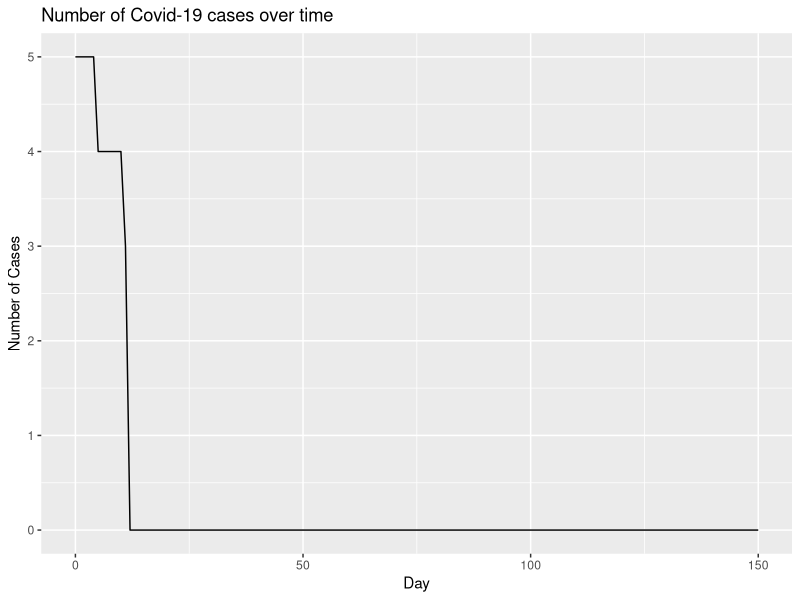

R code for this plot: (Note: a time limit stopped this script after it produced the figure.)
## ---- chunk 1
library(tidyverse)
library(ggplot2)
library(boot)
#create starting positions and state function
starting_vals <- function(num_subjects, I_0, x_dim, y_dim, prop_vac){
  
  #Infect I_0 many starting subjects
  subjects <- rep('S', num_subjects)
  infect <- sample(x = 1:num_subjects, size=I_0, replace=FALSE)
  subjects[infect] <- 'I'
  
  #Determining if a person is vaccinated
  vac_ppl <- sample(x = 1:num_subjects, size = round(prop_vac * num_subjects), replace = F)
  vac_vec <- rep(F , num_subjects)
  vac_vec[vac_ppl] <- T
  
  #Storage for x, y starting positions for the subjects
  start_x <- runif(n=num_subjects, min=0, max=x_dim)
  start_y <- runif(n=num_subjects, min=0, max=y_dim)
  
  inc_time <- rep(-1, num_subjects)
  rec_days <- rep(-1, num_subjects)
  
  #Put into a data frame
  df <- as.data.frame(cbind(as.numeric(start_x), as.numeric(start_y), subjects, rec_days, inc_time, vac_vec))
  colnames(df)[1] <- 'x'
  colnames(df)[2] <- 'y'
  colnames(df)[3] <- 'subjects'
  colnames(df)[4] <- 'incubation'
  colnames(df)[5] <- 'recovery'
  colnames(df)[6] <- 'vaccine'
  
  #Assign a recovery time to the infected subjects
  df[df[,3] == 'I', 5] <- round(rgamma(n=I_0, 6, 2/3))
  
  #Assign an incubation time to the infected subjects (Source)
  df[df[,3] == 'I', 4] <- rpois(I_0, 5.15)
  
  return(df)
}

#Random step length function
get_step_length <- function(df, x_dim, y_dim){
  step_lengths <- rnorm(n=nrow(df), mean=min(x_dim, y_dim)/4, sd=min(x_dim, y_dim)/12)
  return(step_lengths)
}

#Random step direction function
get_step_direction <- function(length_vec){
  direction <- runif(n=length(length_vec), min=0, max=2*pi)
}

#Get delta_x, delta_y
get_delts <- function(length_vec, direc_vec){
  delta_x <- length_vec * cos(direc_vec)
  delta_y <- length_vec * sin(direc_vec)
  return(cbind(delta_x, delta_y))
}

#Function for getting updated coordinates
update_coords <- function(og_df, delta_df){
  new_mx <- matrix(data=NA, nrow=nrow(og_df), ncol=5)
  new_df <- data.frame(new_mx)
  new_df[,1] <- as.numeric(og_df[,'x']) + delta_df[,'delta_x']
  new_df[,2] <- as.numeric(og_df[,'y']) + delta_df[,'delta_y']
  new_df[,3] <- og_df[,3]
  new_df[,4] <- og_df[,4]
  new_df[,5] <- og_df[,5]
  new_df[,6] <- og_df[,6]
  colnames(new_df) <- c('x', 'y', 'subjects', 'incubation', 'recovery', 'vaccine')
  new_df
}

coord_checker <- function(og_df, new_df, x_dim, y_dim){
  baddies <- NULL
  for(i in 1:nrow(new_df)){
    if(as.numeric(new_df[i, 'x']) > x_dim | as.numeric(new_df[i, 'x']) < 0 | as.numeric(new_df[i, 'y']) > y_dim | as.numeric(new_df[i, 'y']) < 0){
      baddies <- append(baddies, i)
    }
  }
  
  if(is.null(baddies)){
    return(new_df)
  }else{
  new_step <- get_step_length(new_df[i,], x_dim, y_dim)
  new_direction <- get_step_direction(new_step)
  new_change <- get_delts(new_step, new_direction)
  new_df <- update_coords(og_df[baddies,], new_change)
  full_df <- rbind(new_df, og_df[-baddies,])
  return(coord_checker(og_df, full_df, x_dim, y_dim))
  }
}

#Function for deciding if infections occurred
infection_status <- function(state, mean_crit_dist){
  
  current_infected <- state[state[,3]=='I' & state[,4] <= 0,]
  current_suceptable <- state[state[,3]=='S',]
  current_removed <- state[state[,3]=='R',]
  current_non_contagious <- state[state[,3]=='I' & state[,4] > 0,]
  
  #store new infection status
  newly_infected <- NULL
  
  #Check to see which susceptible subjects get infected
  #For loop
  if(nrow(current_suceptable) != 0 & nrow(current_infected) != 0){
  for(i in 1:nrow(current_infected)){
    for(j in 1:nrow(current_suceptable)){
      x_i <- as.numeric(current_infected[i, 'x'])
      y_i <- as.numeric(current_infected[i, 'y'])
      x_s <- as.numeric(current_suceptable[j, 'x'])
      y_s <- as.numeric(current_suceptable[j, 'y'])
      
      crucial_distance <- rexp(1, 1/mean_crit_dist)
      vaccine_status <- current_suceptable[j, 'vaccine']
      if(vaccine_status == T) {
        vac_eff <- as.logical(rbinom(1,1,.8))
      }
      else {
        vac_eff <- F
      }
      
      d <- sqrt((x_i - x_s)^2 + (y_i - y_s)^2)
      if(d <= crucial_distance & (vac_eff == F)){
        newly_infected <- c(newly_infected, j)
      }
    }
  }
  
  current_suceptable[newly_infected, 3] <- 'I'
  #Give incubation time
  current_suceptable[newly_infected, 4] <- rpois(n=length(newly_infected), lambda = 5)
  #Give recovery time
  current_suceptable[newly_infected, 5] <- round(rgamma(n=length(newly_infected), 6, 2/3))
  
  new_state <- rbind(current_infected, current_suceptable, current_removed, current_non_contagious)
  return(new_state)
  }else{return(state)}
}

#simulation function
simulator <- function(days, num_subjects, x_dim, y_dim, I_0, inf_dist, prop_vac){
  initial_data <- starting_vals(num_subjects = num_subjects, x_dim=x_dim, y_dim=y_dim, I_0=I_0, prop_vac = prop_vac)
  end_day <- list()
  num_cases <- rep(NA, days)
  num_cases <- c(I_0, num_cases)
  num_new_cases <- rep(NA, days)
  
  for(i in 1:days){
    
    if(i == 1){
      step_size <- get_step_length(initial_data, x_dim, y_dim)
      direction <- get_step_direction(step_size)
      change <- get_delts(step_size, direction)
  
      updated_positions <- update_coords(initial_data, change)
      checked_positions <- coord_checker(og_df=initial_data, new_df=updated_positions, x_dim=x_dim, y_dim=y_dim)
      new_status <- infection_status(checked_positions, inf_dist)
      
      #recovery time code
      not_recovered <- new_status[as.numeric(new_status[, 5]) > 0, ]
      new_time <- as.numeric(not_recovered[, 5]) - 1
      not_recovered[, 5] <- new_time
      infected_0 <- new_status[as.numeric(new_status[, 5]) == 0, ]
      infected_0[, 3] <- rep('R', nrow(infected_0))
      not_infected = new_status[as.numeric(new_status[, 5]) < 0, ]
      new_status = rbind(not_recovered, infected_0, not_infected)
      
      #incubation time code
      infected_people <- new_status[new_status[,3] == 'I',]
      new_inc_time <- as.numeric(infected_people[,4]) - 1
      infected_people[,4] <- new_inc_time
      other_people <- new_status[new_status[,3] != 'I',]
      new_status <- rbind(infected_people, other_people)
      
      end_day[[i]] <- new_status
      
      #Calculate number of new cases
      num_cases[i+1] <- sum(new_status[,3]=='I')
      num_new_cases[i] <- sum(new_status[,3]=='I') - I_0
      
    }
    
    else{
      step_size <- get_step_length(initial_data, x_dim, y_dim)
      direction <- get_step_direction(step_size)
      change <- get_delts(step_size, direction)
  
      updated_positions <- update_coords(end_day[[i-1]], change)
      checked_positions <- coord_checker(og_df=end_day[[i-1]], new_df=updated_positions, x_dim=x_dim, y_dim=y_dim)
      new_status <- infection_status(checked_positions, inf_dist)
      
      not_recovered <- new_status[as.numeric(new_status[, 5]) > 0, ]
      new_time <- as.numeric(not_recovered[, 5]) - 1
      not_recovered[, 5] <- new_time
      infected_0 <- new_status[as.numeric(new_status[, 5]) == 0, ]
      infected_0[, 3] <- rep('R', nrow(infected_0))
      not_infected = new_status[as.numeric(new_status[, 5]) < 0, ]
      new_status = rbind(not_recovered, infected_0, not_infected)
      
      #incubation time code
      infected_people <- new_status[new_status[,3] == 'I',]
      new_inc_time <- as.numeric(infected_people[,4]) - 1
      infected_people[,4] <- new_inc_time
      other_people <- new_status[new_status[,3] != 'I',]
      new_status <- rbind(infected_people, other_people)

      end_day[[i]] <- new_status
      
      #Calculate number of new cases
      num_cases[i+1] <- sum(new_status[,3]=='I')
      num_new_cases[i] <- sum(new_status[,3]=='I') - num_cases[i-1]
  
    }
  }
  return(num_cases)
}

#bootstrap
mean_func <- function(daytuh, idx) {
  mean(daytuh[idx])
}

get_bootstrap_cis <- function(days, num_subjects, x_dim, y_dim, I_0, inf_dist, sample_size, ci_type='perc', prop_vac = 0){
  #Create data frame to store samples
  samps <- matrix(data=NA, nrow=sample_size, ncol=days + 1)
  samps <- data.frame(samps)
  
  #Create data frame to store confidence intervals
  ci_df <- matrix(data=NA, nrow=days + 1, ncol=3)
  ci_df <- data.frame(ci_df)
  
  for(i in 1:sample_size){
    samps[i, ] <- simulator(days, num_subjects, x_dim, y_dim, I_0, inf_dist, prop_vac)
    print(i)
  }
  
  for(i in 1:ncol(samps)){
    #Make sure column has more than one unique value
    check <- (length(unique(samps[ ,i])) != 1)
    if(check){
    boot_obj <- boot(samps[ ,i], mean_func, 2000)
    ci_obj <- boot.ci(boot_obj, conf = .95, type = ci_type)
    ci_df[i, 1] <- ci_obj$percent[4]
    ci_df[i, 2] <- ci_obj$t0
    ci_df[i, 3] <- ci_obj$percent[5]
    }else{ci_df[i, ] <- c(samps[1, i], samps[1, i], samps[1, i])}
  }
return(ci_df)
}

## ---- chunk 2
set.seed(400)
#~6ft apart
y <- simulator(150, 1000, 1, 1, 5, 0.001, 0)
x <- 0:150

ggplot() +
  geom_line(aes(x=x, y=y)) +
  xlab('Day') +
  ylab('Number of Cases') +
  ggtitle('Number of Covid-19 cases over time')

#~26 ft apart
y <- simulator(150, 1000, 1, 1, 5, 0.005, 0)
x <- 0:150

ggplot() +
  geom_line(aes(x=x, y=y)) +
  xlab('Day') +
  ylab('Number of Cases') +
  ggtitle('Number of Covid-19 cases over time')

#~ 53ft apart
plot_dat <- get_bootstrap_cis(days=150, num_subjects=1000, x_dim=1, y_dim=1, I_0=5, inf_dist=0.01, sample_size=20, prop_vac = 0)

ggplot() +
  geom_line(aes(x=1:51, y=plot_dat[ ,1]), linetype = 2, color = 'red') +
  geom_line(aes(x=1:51, y=plot_dat[ ,2])) +
  geom_line(aes(x=1:51, y=plot_dat[ ,3]), linetype = 2, color = 'red') + 
  labs(x="Day", y="People infected")

## ---- chunk 3
set.seed(400)
plot_dat1 <- get_bootstrap_cis(days=50, num_subjects=200, x_dim=1, y_dim=1, I_0=1, inf_dist=0.1, sample_size=20, prop_vac = 0)

ggplot() +
  geom_line(aes(x=1:51, y=plot_dat1[ ,1]), linetype = 2, color = 'red') +
  geom_line(aes(x=1:51, y=plot_dat1[ ,2])) +
  geom_line(aes(x=1:51, y=plot_dat1[ ,3]), linetype = 2, color = 'red') + 
  labs(x="Day", y="People infected")

plot_dat2 <- get_bootstrap_cis(days=50, num_subjects=200, x_dim=1, y_dim=1, I_0=1, inf_dist=0.1, sample_size=20, prop_vac = 0.5)

ggplot() +
  geom_line(aes(x=1:51, y=plot_dat2[ ,1]), linetype = 2, color = 'red') +
  geom_line(aes(x=1:51, y=plot_dat2[ ,2])) +
  geom_line(aes(x=1:51, y=plot_dat2[ ,3]), linetype = 2, color = 'red') + 
  labs(x="Day", y="People infected")

plot_dat3 <- get_bootstrap_cis(days=50, num_subjects=200, x_dim=1, y_dim=1, I_0=1, inf_dist=0.1, sample_size=20, prop_vac = 0.8)

ggplot() +
  geom_line(aes(x=1:51, y=plot_dat3[ ,1]), linetype = 2, color = 'red') +
  geom_line(aes(x=1:51, y=plot_dat3[ ,2])) +
  geom_line(aes(x=1:51, y=plot_dat3[ ,3]), linetype = 2, color = 'red') + 
  labs(x="Day", y="People infected")

plot_dat4 <- get_bootstrap_cis(days=50, num_subjects=200, x_dim=1, y_dim=1, I_0=1, inf_dist=0.1, sample_size=20, prop_vac = 0.95)

ggplot() +
  geom_line(aes(x=1:51, y=plot_dat4[ ,1]), linetype = 2, color = 'red') +
  geom_line(aes(x=1:51, y=plot_dat4[ ,2])) +
  geom_line(aes(x=1:51, y=plot_dat4[ ,3]), linetype = 2, color = 'red') + 
  labs(x="Day", y="People infected")


#plot all vaccine curves
ggplot() +
  geom_line(aes(x=1:51, y=plot_dat1[ ,2])) +
  geom_line(aes(x=1:51, y=plot_dat2[ ,2]), color='red') +
  geom_line(aes(x=1:51, y=plot_dat3[ ,2]), color='blue') +
  geom_line(aes(x=1:51, y=plot_dat4[ ,2]), color='green') + 
  labs(x="Day", y="People infected")
